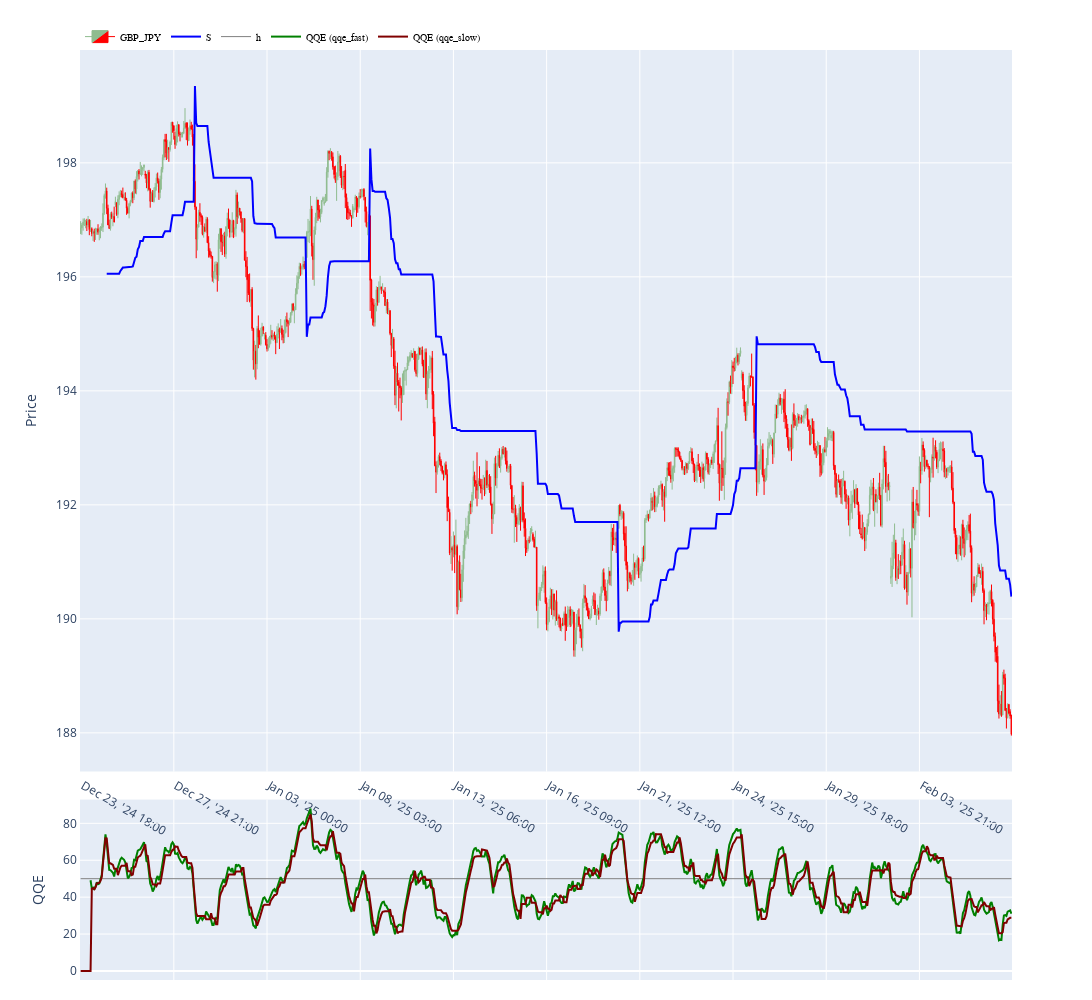

Notebook code cell kept with this figure:
### Code cell
gz = Galgoz()
df_plot = data.iloc[-750:].copy()
indicators = gz.indicators(
    SuperTrend(df_plot, atr_period=21, multiplier=5.5), 
    Hline(df_plot, yvalue=50), 
    QQE(df_plot, length=8, smooth=5, factor=1.618)
    )
fig = gz.plot_candles(df_plot, instrument=gz.instrument, indicators=indicators, show=False)
fig.show()

### Figure 1 — Plotly figure (JSON) as saved in the notebook; plotly's stock layout.template omitted (floating-point values rounded to 4 significant figures; data arrays with more than 128 entries replaced by an {"elided": "..."} marker saying what was removed)
{"data": [{"close": {"elided": "750 float values"}, "decreasing": {"fillcolor": "red", "line": {"color": "red"}}, "high": {"elided": "750 float values"}, "hoverinfo": "y+x", "increasing": {"fillcolor": "darkseagreen", "line": {"color": "darkseagreen"}}, "line": {"width": 1}, "low": {"elided": "750 float values"}, "name": "GBP_JPY", "opacity": 1, "open": {"elided": "750 float values"}, "showlegend": true, "type": "candlestick", "x": {"elided": "750 str values"}, "xaxis": "x", "yaxis": "y"}, {"hoverinfo": "y+x", "line": {"color": "blue", "width": 2}, "marker": {"color": "blue", "size": 5, "symbol": "circle"}, "mode": "lines", "name": "S", "type": "scatter", "x": {"elided": "750 str values"}, "xaxis": "x", "y": {"elided": "750 float values"}, "yaxis": "y"}, {"hoverinfo": "y+x", "line": {"color": "grey", "width": 1}, "marker": {"color": "blue", "size": 5, "symbol": "circle"}, "mode": "lines", "name": "h", "type": "scatter", "x": {"elided": "750 str values"}, "xaxis": "x", "y": {"elided": "750 int values"}, "yaxis": "y2"}, {"hoverinfo": "y+x", "line": {"color": "green", "width": 2}, "marker": {"color": "blue", "size": 5, "symbol": "circle"}, "mode": "lines", "name": "QQE (qqe_fast)", "type": "scatter", "x": {"elided": "750 str values"}, "xaxis": "x", "y": {"elided": "750 float values"}, "yaxis": "y2"}, {"hoverinfo": "y+x", "line": {"color": "maroon", "width": 2}, "marker": {"color": "blue", "size": 5, "symbol": "circle"}, "mode": "lines", "name": "QQE (qqe_slow)", "type": "scatter", "x": {"elided": "750 str values"}, "xaxis": "x", "y": {"elided": "750 float values"}, "yaxis": "y2"}], "layout": {"height": 1000, "hoverlabel": {"bgcolor": "rgba(255,255,255,0.5)"}, "hovermode": "x unified", "legend": {"bgcolor": "rgba(255,255,255,0)", "font": {"color": "black", "family": "sans-serif", "size": 10}, "orientation": "h", "traceorder": "normal", "x": 0, "y": 1.03}, "margin": {"b": 20, "t": 50}, "width": 2000, "xaxis": {"anchor": "y", "domain": [0, 1], "matches": "x", "rangeslider": {"visible": false}, "showline": true, "showspikes": true, "spikecolor": "green", "spikemode": "across", "spikesnap": "cursor", "tickvals": [" Dec 23, '24 18:00", " Dec 27, '24 21:00", " Jan 03, '25 00:00", " Jan 08, '25 03:00", " Jan 13, '25 06:00", " Jan 16, '25 09:00", " Jan 21, '25 12:00", " Jan 24, '25 15:00", " Jan 29, '25 18:00", " Feb 03, '25 21:00"]}, "xaxis2": {"anchor": "y2", "domain": [0, 1], "matches": "x", "showline": true, "showspikes": true, "showticklabels": false, "spikecolor": "green", "spikemode": "across", "spikesnap": "cursor", "tickvals": [" Dec 23, '24 18:00", " Dec 27, '24 21:00", " Jan 03, '25 00:00", " Jan 08, '25 03:00", " Jan 13, '25 06:00", " Jan 16, '25 09:00", " Jan 21, '25 12:00", " Jan 24, '25 15:00", " Jan 29, '25 18:00", " Feb 03, '25 21:00"]}, "yaxis": {"anchor": "x", "domain": [0.224, 1], "showline": true, "showspikes": true, "showticklabels": true, "spikecolor": "green", "spikemode": "across", "spikesnap": "cursor", "title": {"text": "Price"}}, "yaxis2": {"anchor": "x2", "domain": [0, 0.194], "showline": true, "showspikes": true, "showticklabels": true, "spikecolor": "green", "spikemode": "across", "spikesnap": "cursor", "title": {"text": "QQE"}}}}
